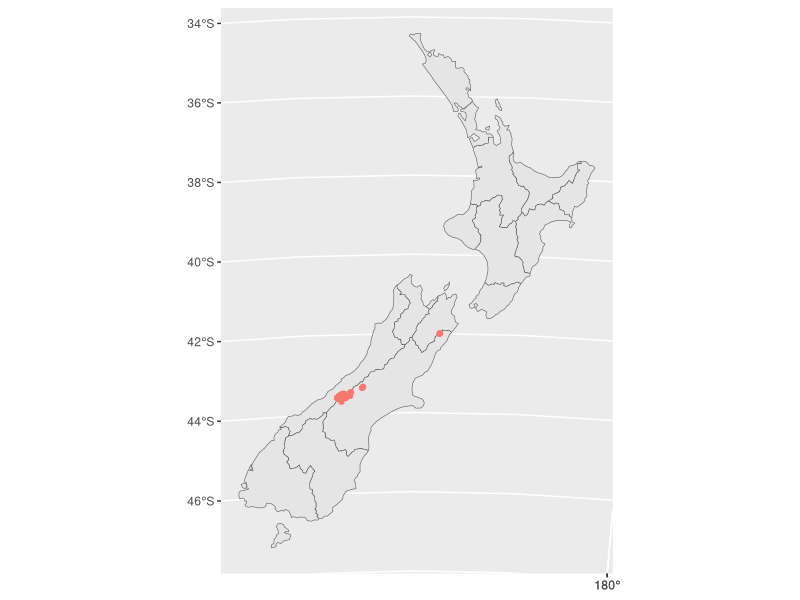
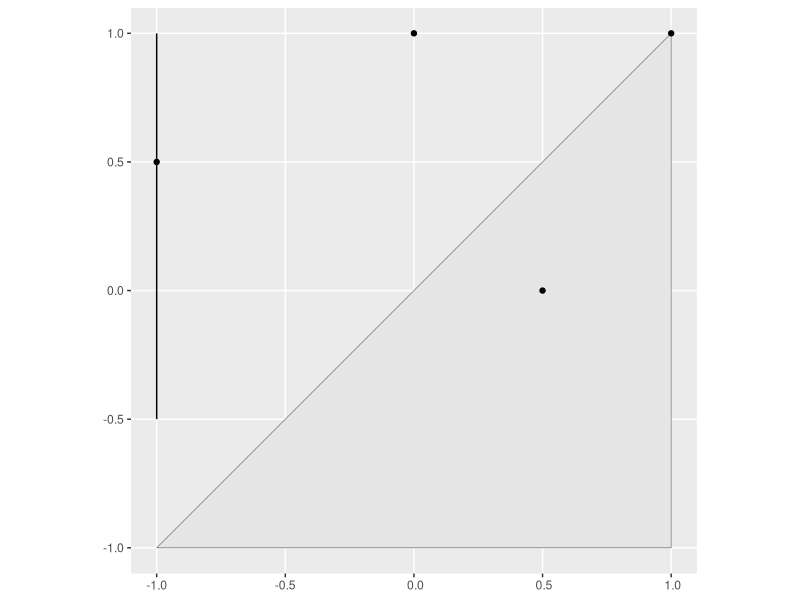
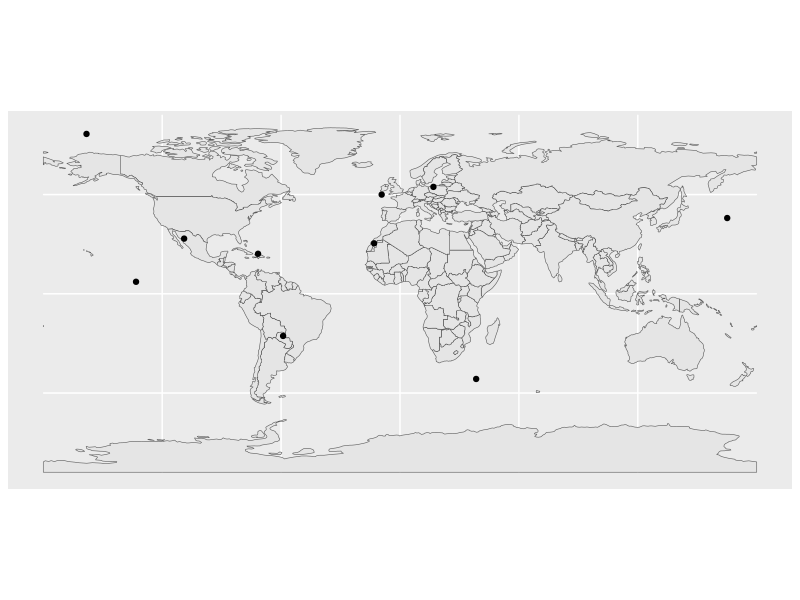
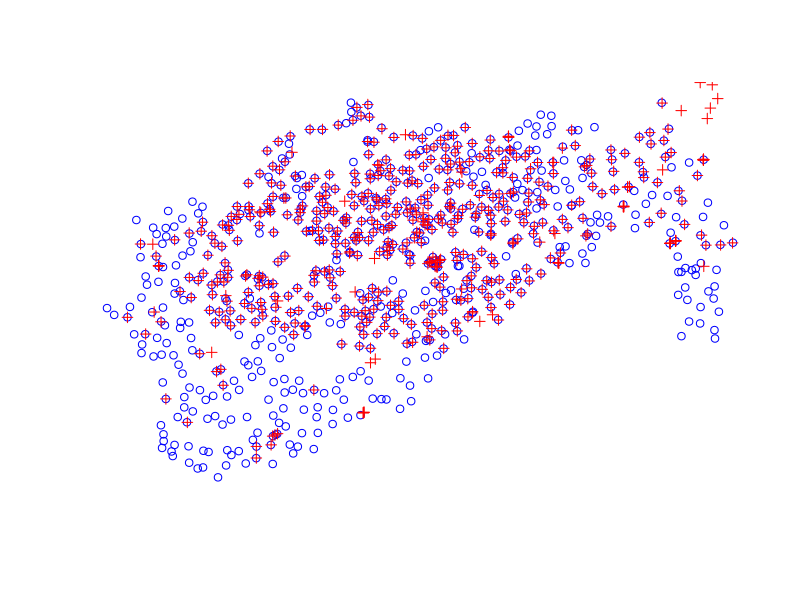
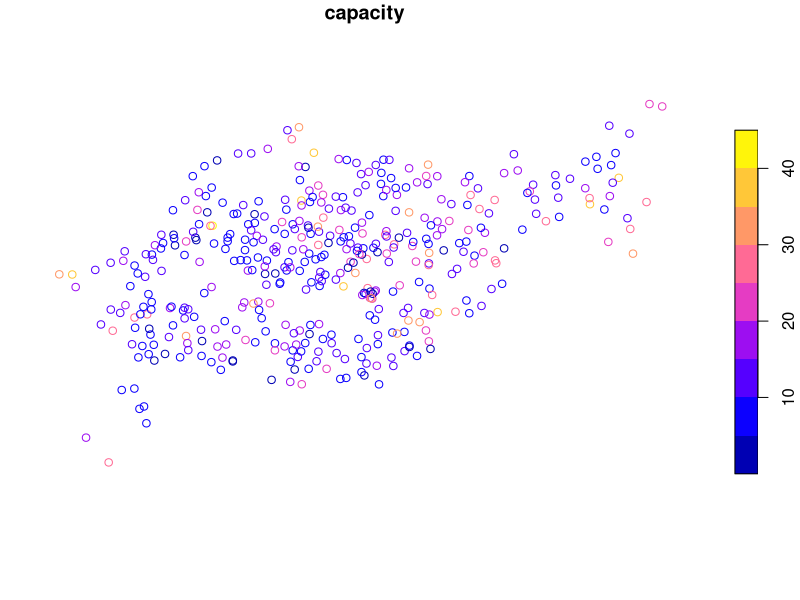
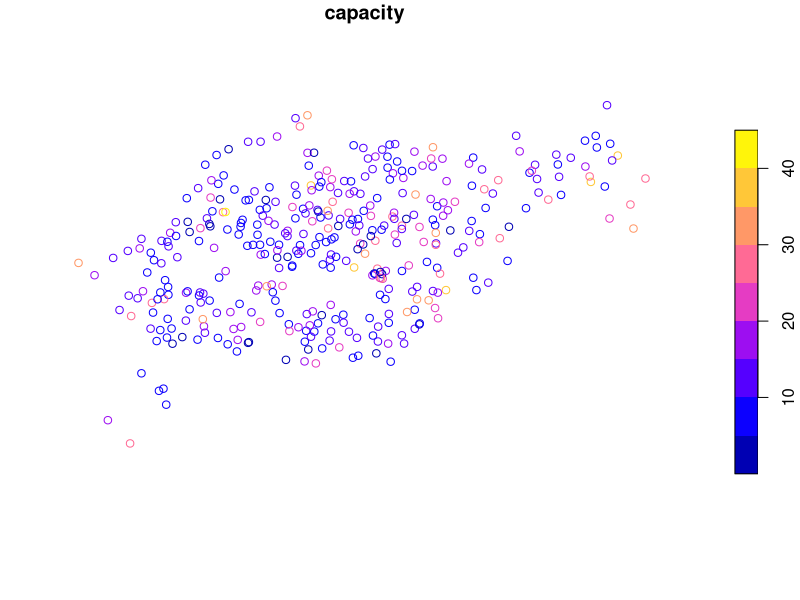

Write R code to recreate these figures, in order.
## ---- chunk 1
knitr::opts_chunk$set(echo = TRUE)
## ---- chunk 2
library(sf)
library(raster)
library(tidyverse)
library(spData)
## ---- chunk 3
canterbury <-  nz %>% 
  filter(Name == "Canterbury")
canterbury_height <-  nz_height[canterbury, ] # use sf object to subset
nz %>% 
  st_geometry() %>% 
  ggplot() +
    geom_sf() +
    geom_sf(aes(col = "red"), data =canterbury_height) +
    theme(legend.position="none")
## ---- chunk 4
nz_height[canterbury, , op = st_disjoint] # do the opposite as intersect
## ---- chunk 5
sel_sgbp <-  st_intersects(x = nz_height, y = canterbury)
# summary(sel_sgbp)
class(sel_sgbp)
sel_logical <-  lengths(sel_sgbp) > 0 # convert sgbp to logical: The function lengths() identifies which features in nz_height intersect with ANY objects in y
canterbury_height2 <-  nz_height[sel_logical, ]
## ---- chunk 6
st_intersects(x = nz_height, y = canterbury, sparse = FALSE)
## ---- chunk 7
canterbury_height3 <- nz_height %>% 
  st_intersects(canterbury, sparse = FALSE)[,1] %>%
  filter()
## ---- chunk 8
# create a polygon
a_poly <-  st_polygon(list(rbind(c(-1, -1), c(1, -1), c(1, 1), c(-1, -1))))
a <-  st_sfc(a_poly)
# create a line
l_line <-  st_linestring(x = matrix(c(-1, -1, -0.5, 1), ncol = 2))
l <-  st_sfc(l_line)
# create points
p_matrix <-  matrix(c(0.5, 1, -1, 0, 0, 1, 0.5, 1), ncol = 2)
p_multi <-  st_multipoint(x = p_matrix)
p <-  st_cast(st_sfc(p_multi), "POINT")
ggplot() +
  geom_sf(data = a) +
  geom_sf(data = l) +
  geom_sf(data = p)
## ---- chunk 9
st_intersects(p, a)
st_intersects(p, a, sparse = FALSE)
## ---- chunk 10
st_disjoint(p, a, sparse = FALSE)[, 1]
## ---- chunk 11
st_within(p, a, sparse = FALSE)[, 1]
## ---- chunk 12
st_touches(p, a, sparse = FALSE)[, 1]
## ---- chunk 13
sel = st_is_within_distance(p, a, dist = 0.9) # can only return a sparse matrix
lengths(sel) > 0
## ---- chunk 14
set.seed(2018) # set seed for reproducibility
bb_world <-  st_bbox(world) # the world's bounds
random_df <-  tibble(
  x = runif(n = 10, min = bb_world[1], max = bb_world[3]),
  y = runif(n = 10, min = bb_world[2], max = bb_world[4])
)
random_points <-  random_df %>% 
  st_as_sf(coords = c("x", "y")) %>% # set coordinates
  st_set_crs(4326) # set geographic CRS
## ---- chunk 15
random_points_geo <- random_points %>% 
  st_join(world) %>% 
  select(country = name_long)
ggplot() +
  geom_sf(data = st_geometry(world)) + 
  geom_sf(data = random_points_geo)
## ---- chunk 16
plot(st_geometry(cycle_hire), col = "blue")
plot(st_geometry(cycle_hire_osm), add = TRUE, pch = 3, col = "red")
# We can check if any points are the same as shown below:
any(st_touches(cycle_hire, cycle_hire_osm, sparse = FALSE))
## ---- chunk 17
cycle_hire_P <-  st_transform(cycle_hire, 27700)
cycle_hire_osm_P <-  st_transform(cycle_hire_osm, 27700)
sel <-  cycle_hire_P %>% 
  st_is_within_distance(cycle_hire_osm_P, dist = 20)
summary(lengths(sel) > 0)
## ---- chunk 18
z <-  cycle_hire_P %>% 
  st_join( cycle_hire_osm_P, st_is_within_distance, dist = 20)
nrow(cycle_hire)
nrow(z)
## ---- chunk 19
z <-  z %>% 
  group_by(id) %>% 
  summarize(capacity = mean(capacity))
nrow(z) == nrow(cycle_hire)
## ---- chunk 20
plot(cycle_hire_osm["capacity"])
plot(z["capacity"])
